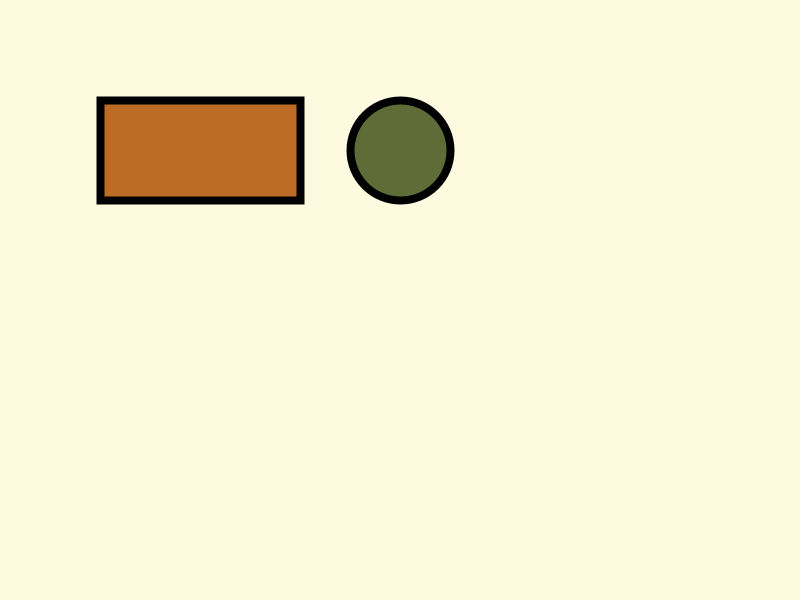
Frame 1 (no input)
Frame 60 (the mouse pressed at the canvas centre just before this capture): identical to frame 1, image omitted
Frame 120 (the mouse held since frame 60 and released just before this capture): identical to frame 1, image omitted

The Processing sketch that drew this single still picture (run headless with seeded random() and noise(); from frame 60 on, the mouse is pressed at the canvas centre):

// Processing sketch: buttons
// ── buttons.pde
color black=#000000;
color white=#ffffff;
color brown=#bc6c25;
color lbrown=#dd1a5e;
color cream=#fefae0;
color dgreen=#283618;
color green =#606c38;
color bkg =cream;

void setup() {
  size(800, 600);
  strokeWeight(8);
}
void draw() {
  background(bkg);
  fill(brown);
  if (touchingRect(100, 100, 200, 100)) {
    fill(white);
  } else {
    fill (brown);
  }
  rect(100, 100, 200, 100);
  fill(green);
  if( touchingCircle(400, 150, 100)) {
    fill(white);
  } else {
    fill(green);
  }
  circle(400, 150, 100);
}
void mousePressed() {
  if (mouseX>100&&mouseX<300&&mouseY>100&&mouseY<200) {
    bkg=brown;
  }
  if (dist(400, 150, mouseX, mouseY)<100) {
    bkg=green;
    ;
  }
}
boolean touchingRect(int x, int y, int w, int h) {
  if (mouseX>x&&mouseX<x+w&&mouseY>y&&mouseY<y+h) {
    return true;
  } else {
    return false;
  }
}

boolean touchingCircle(int x, int y, int r) {
  if (dist(x, y, mouseX, mouseY)<r) {
    return true;
  } else {
    return false;
  }
}
